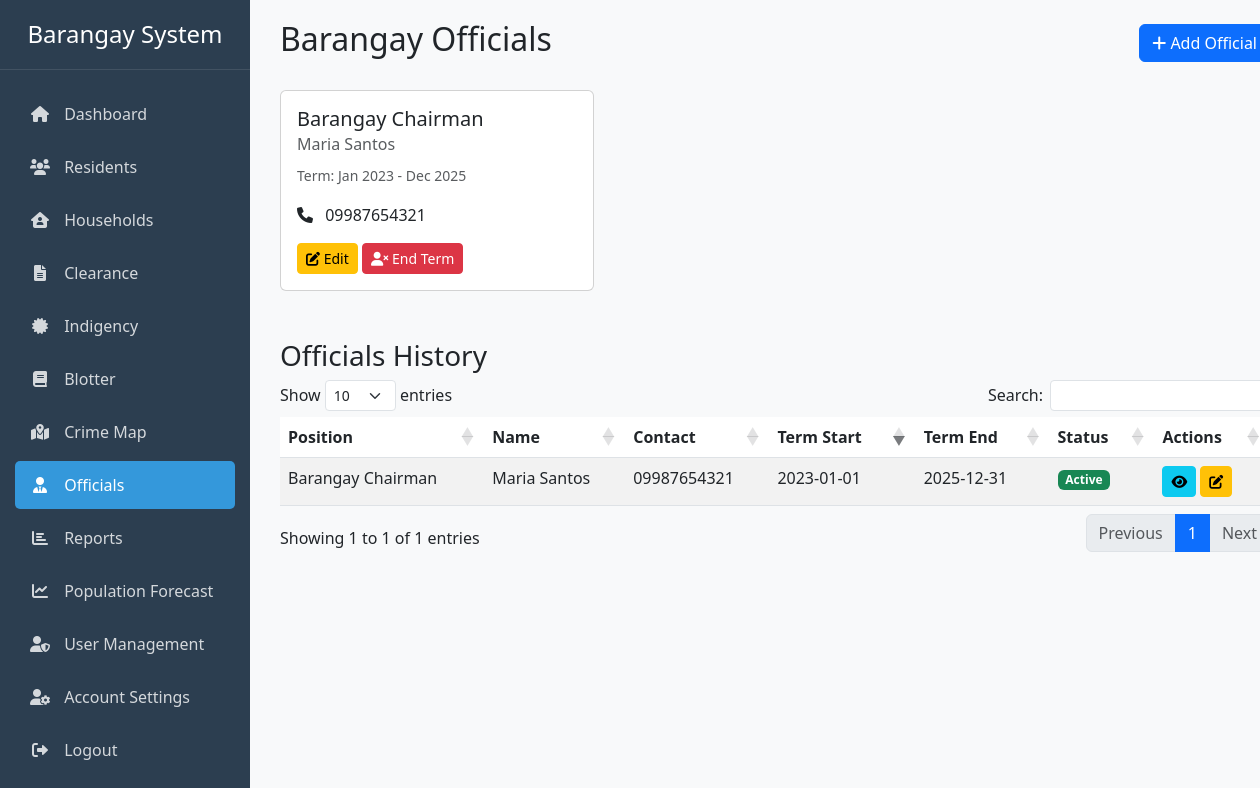
Page /officials.php (signed in) on the committed database.
### tables this page shows
CREATE TABLE `officials` (
  `id` int(11) NOT NULL,
  `position` varchar(50) NOT NULL,
  `first_name` varchar(50) NOT NULL,
  `last_name` varchar(50) NOT NULL,
  `contact_number` varchar(20) DEFAULT NULL,
  `term_start` date NOT NULL,
  `term_end` date NOT NULL,
  `status` enum('Active','Inactive') DEFAULT 'Active'
);

### officials.php (the view, shortened to what this page needs)
<?php
require_once 'config.php';
$query = "SELECT * FROM officials WHERE status = 'Active' ORDER BY position";
$result = $conn->query($query);
$officials = $result->fetch_all(MYSQLI_ASSOC);
?>
<!DOCTYPE html>
<html lang="en">
<head>
    <link href="https://cdn.jsdelivr.net/npm/bootstrap@5.3.0/dist/css/bootstrap.min.css" rel="stylesheet">
    <link href="https://cdnjs.cloudflare.com/ajax/libs/font-awesome/6.0.0/css/all.min.css" rel="stylesheet">
    <link href="https://cdn.datatables.net/1.11.5/css/dataTables.bootstrap5.min.css" rel="stylesheet">
</head>
<body>
    <div class="container-fluid">
        <div class="row">
            <?php require_once __DIR__ . '/includes/header.php'; ?>
            <div class="col-md-9 col-lg-10 main-content">
                <div class="row mb-4">
                    <div class="col-12 d-flex justify-content-between align-items-center">
                        <h2>Barangay Officials</h2>
                        <button class="btn btn-primary" data-bs-toggle="modal" data-bs-target="#addOfficialModal">
                            <i class="fas fa-plus"></i> Add Official
                        </button>
                    </div>
                </div>
                <div class="row">
                    <?php foreach ($officials as $official): ?>
                    <div class="col-md-4 mb-4">
                        <div class="card official-card">
                            <div class="card-body">
                                <h5 class="card-title"><?= htmlspecialchars($official['position']) ?></h5>
                                <h6 class="card-subtitle mb-2 text-muted">
                                    <?= htmlspecialchars($official['first_name'] . ' ' . $official['last_name']) ?>
                                </h6>
                                <p class="card-text">
                                    <small class="text-muted">
                                        Term: <?= date('M Y', strtotime($official['term_start'])) ?> -
                                        <?= date('M Y', strtotime($official['term_end'])) ?>
                                    </small>
                                </p>
                                <p class="card-text">
                                    <i class="fas fa-phone me-2"></i>
                                    <?= htmlspecialchars($official['contact_number']) ?>
                                </p>
                                <div class="mt-3">
                                    <button class="btn btn-sm btn-warning" title="Edit">
                                        <i class="fas fa-edit"></i> Edit
                                    </button>
                                    <button class="btn btn-sm btn-danger" title="End Term">
                                        <i class="fas fa-user-times"></i> End Term
                                    </button>
                                </div>
                            </div>
                        </div>
                    </div>
                    <?php endforeach; ?>
                </div>
                <div class="row mt-4">
                    <div class="col-12">
                        <h3>Officials History</h3>
                        <div class="table-responsive">
                            <table id="officialsTable" class="table table-striped">
                                <thead>
                                    <tr>
                                        <th>Position</th>
                                        <th>Name</th>
                                        <th>Contact</th>
                                        <th>Term Start</th>
                                        <th>Term End</th>
                                        <th>Status</th>
                                        <th>Actions</th>
                                    </tr>
                                </thead>
                                <tbody>
                                    <?php foreach ($officials as $official): ?>
                                    <tr>
                                        <td><?= htmlspecialchars($official['position']) ?></td>
                                        <td><?= htmlspecialchars($official['first_name'] . ' ' . $official['last_name']) ?></td>
                                        <td><?= htmlspecialchars($official['contact_number']) ?></td>
                                        <td><?= $official['term_start'] ?></td>
                                        <td><?= $official['term_end'] ?></td>
                                        <td>
                                            <span class="badge bg-<?= $official['status'] == 'Active' ? 'success' : 'secondary' ?>">
                                                <?= $official['status'] ?>
                                            </span>
                                        </td>
                                        <td>
                                            <button class="btn btn-sm btn-info" title="View">
                                                <i class="fas fa-eye"></i>
                                            </button>
                                            <button class="btn btn-sm btn-warning" title="Edit">
                                                <i class="fas fa-edit"></i>
                                            </button>
                                        </td>
                                    </tr>
                                    <?php endforeach; ?>
                                </tbody>
                            </table>
                        </div>
                    </div>
                </div>
            </div>
        </div>
    </div>
</body>
</html>

### css/sidebar.css (style rules this page uses)
.main-content { margin-left: 250px; padding: 20px 30px; min-height: 100vh; background-color: #f8f9fa; }

### officials.php (style rules this page uses)
.main-content { padding: 20px; }
.official-card { transition: transform 0.2s; }

### rows in the picture
officials: position "Barangay Chairman", first_name+last_name "Maria Santos", term_start "Jan 2023", term_end "Dec 2025", contact_number "09987654321", term_start "2023-01-01", term_end "2025-12-31", status "Active"
